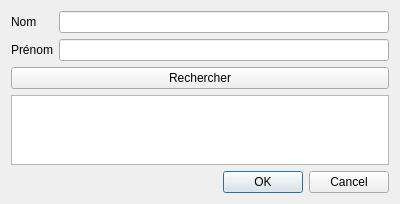
<?xml version="1.0" encoding="UTF-8"?>
<ui version="4.0">
 <class>DialogRecherche</class>
 <widget class="QDialog" name="DialogRecherche">
  <property name="geometry">
   <rect>
    <x>0</x>
    <y>0</y>
    <width>400</width>
    <height>200</height>
   </rect>
  </property>
  <property name="windowTitle">
   <string>Recherche Membre</string>
  </property>
  <layout class="QGridLayout" name="gridLayout">
   <item row="0" column="0">
    <widget class="QLabel" name="LNom">
     <property name="text">
      <string>Nom</string>
     </property>
    </widget>
   </item>
   <item row="4" column="0" colspan="2">
    <spacer name="verticalSpacer">
     <property name="orientation">
      <enum>Qt::Vertical</enum>
     </property>
     <property name="sizeHint" stdset="0">
      <size>
       <width>20</width>
       <height>40</height>
      </size>
     </property>
    </spacer>
   </item>
   <item row="1" column="1">
    <widget class="QLineEdit" name="LEPrenom"/>
   </item>
   <item row="2" column="0" colspan="2">
    <widget class="QPushButton" name="PBRecherche">
     <property name="text">
      <string>Rechercher</string>
     </property>
    </widget>
   </item>
   <item row="5" column="0" colspan="2">
    <widget class="QDialogButtonBox" name="buttonBox">
     <property name="orientation">
      <enum>Qt::Horizontal</enum>
     </property>
     <property name="standardButtons">
      <set>QDialogButtonBox::Cancel|QDialogButtonBox::Ok</set>
     </property>
    </widget>
   </item>
   <item row="1" column="0">
    <widget class="QLabel" name="LPrenom">
     <property name="text">
      <string>Prénom</string>
     </property>
    </widget>
   </item>
   <item row="0" column="1">
    <widget class="QLineEdit" name="LENom"/>
   </item>
   <item row="3" column="0" colspan="2">
    <widget class="QListWidget" name="LWResultats"/>
   </item>
  </layout>
 </widget>
 <tabstops>
  <tabstop>LENom</tabstop>
  <tabstop>LEPrenom</tabstop>
  <tabstop>PBRecherche</tabstop>
  <tabstop>LWResultats</tabstop>
 </tabstops>
 <resources/>
 <connections>
  <connection>
   <sender>buttonBox</sender>
   <signal>accepted()</signal>
   <receiver>DialogRecherche</receiver>
   <slot>accept()</slot>
   <hints>
    <hint type="sourcelabel">
     <x>248</x>
     <y>254</y>
    </hint>
    <hint type="destinationlabel">
     <x>157</x>
     <y>274</y>
    </hint>
   </hints>
  </connection>
  <connection>
   <sender>buttonBox</sender>
   <signal>rejected()</signal>
   <receiver>DialogRecherche</receiver>
   <slot>reject()</slot>
   <hints>
    <hint type="sourcelabel">
     <x>316</x>
     <y>260</y>
    </hint>
    <hint type="destinationlabel">
     <x>286</x>
     <y>274</y>
    </hint>
   </hints>
  </connection>
 </connections>
</ui>
